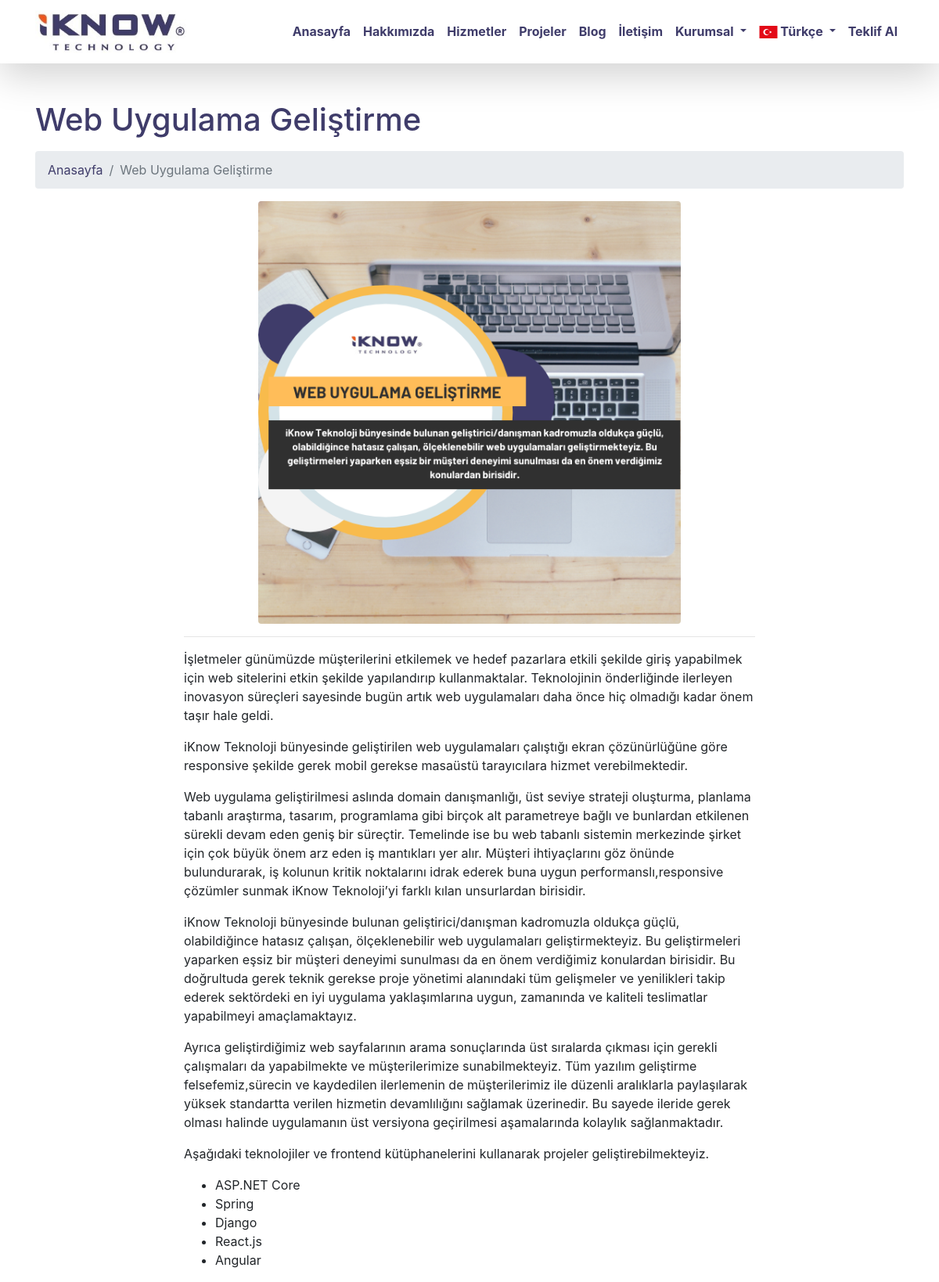
The page /tr/carousel/web-uygulama-gelistirme/ on the database its author committed.
### apps/tr/iknowcms_partials/models.py (models this page shows, shortened)
class Carousel(models.Model):
    carouselTitle = models.CharField(
        unique=True,
        max_length=50,
        verbose_name="Görsel Başlığı",
        help_text="Maksimum 50 karakter. Görsel içerisinde yer alan yazıdan bir kesit.")
    carouselImageLarge = models.ImageField(
        upload_to="carousel/tr/large/",
        default="carousel/large/default_carouselLarge_image.png",
        verbose_name="Büyük Görsel",
        help_text="1200x400 piksel olmalı.")
    carouselImageMedium = models.ImageField(
        upload_to="carousel/tr/medium/",
        default="carousel/medium/default_carouselMedium_image.png",
        verbose_name="Orta Büyüklük Görsel",
        help_text="720x400 piksel olmalı.")
    carouselImageSmall = models.ImageField(
        upload_to="carousel/tr/small/",
        default="carousel/small/default_carouselSmall_image.png",
        verbose_name="Küçük Görsel",
        help_text="575x575 piksel olmalı.")
    carouselContent = RichTextUploadingField(
        verbose_name="Görsel İçeriği")
    carouselBackgroundColor = models.CharField(
        max_length=20,
        verbose_name="Arka Plan Rengi",
        help_text="Örnek: #ffbd59",
        default="#ffbd59")
    carouselSlug = models.SlugField(
        unique=True,
        max_length=50,
        verbose_name="Görsel Uzantısı",
        help_text="Görsel başlığının url uzantı formatı, benzersiz.",)
    class Meta:
        verbose_name = 'Anasayfa Görseli'
        verbose_name_plural = 'Anasayfa Görselleri'

### apps/tr/iknowcms_partials/views.py (the view)
def carouselSingle(request, carouselSlug):
    carouselSingle = Carousel.objects.get(carouselSlug=carouselSlug)
    return render(request, 'tr/partials/home/carouselSingle.html', {"carouselSingle": carouselSingle})

### templates/tr/partials/home/carouselSingle.html
{% extends 'tr/layout.html' %}
{% load static %}
{% block content %}
<div class="container mt-5">
    <h1 class="mb-3">
        {% block title %}
        {{ carouselSingle.carouselTitle }}
        {% endblock title %}
    </h1>
    <ol class="breadcrumb">
        <li class="breadcrumb-item">
            <a href="{% url 'home' %}">Anasayfa</a>
        </li>
        <li class="breadcrumb-item active">{{ carouselSingle.carouselTitle }}</li>
    </ol>
    <div class="row">
        <div class="col-md-6 offset-md-3 col-xs-12">
            <img class="img-fluid rounded" src="{{carouselSingle.carouselImageSmall.url}}" alt="">
        </div>
        <div class="col-md-8 offset-md-2 col-xs-12">
            <hr>
            <p>{{ carouselSingle.carouselContent|safe }}</p>
        </div>
    </div>
</div>
{% endblock content %}

### static/css/modern-business.css (style rules this page uses)
h1 { color: #3f3c6a; }
a { color: #3f3c6a; text-decoration: none; }

### rows shown on the page
Carousel: carouselTitle "Web Uygulama Geliştirme", carouselImageSmall (picture), carouselContent "İşletmeler günümüzde müşterilerini etkilemek ve hedef pazarlara etkili şekilde giriş yapabilmek için web sitelerini etkin şekilde yapılandırıp kullanmaktalar. Teknolojinin önderliğinde ilerleyen inovasyon süreçleri sayesinde bugün artık web uygulamaları daha önce hiç olmadığı kadar önem taşır hale geldi. iKnow Teknoloji bünyesinde geliştirilen web uygulamaları çalıştığı ekran çözünürlüğüne göre responsive şekilde gerek mobil gerekse masaüstü tarayıcılara hizmet verebilmektedir. Web uygulama geliştirilmesi aslında domain danışmanlığı, üst seviye strateji oluşturma, planlama tabanlı araştırma, tasarım, programlama gibi birçok alt parametreye bağlı ve bunlardan etkilenen sürekli devam eden…"
